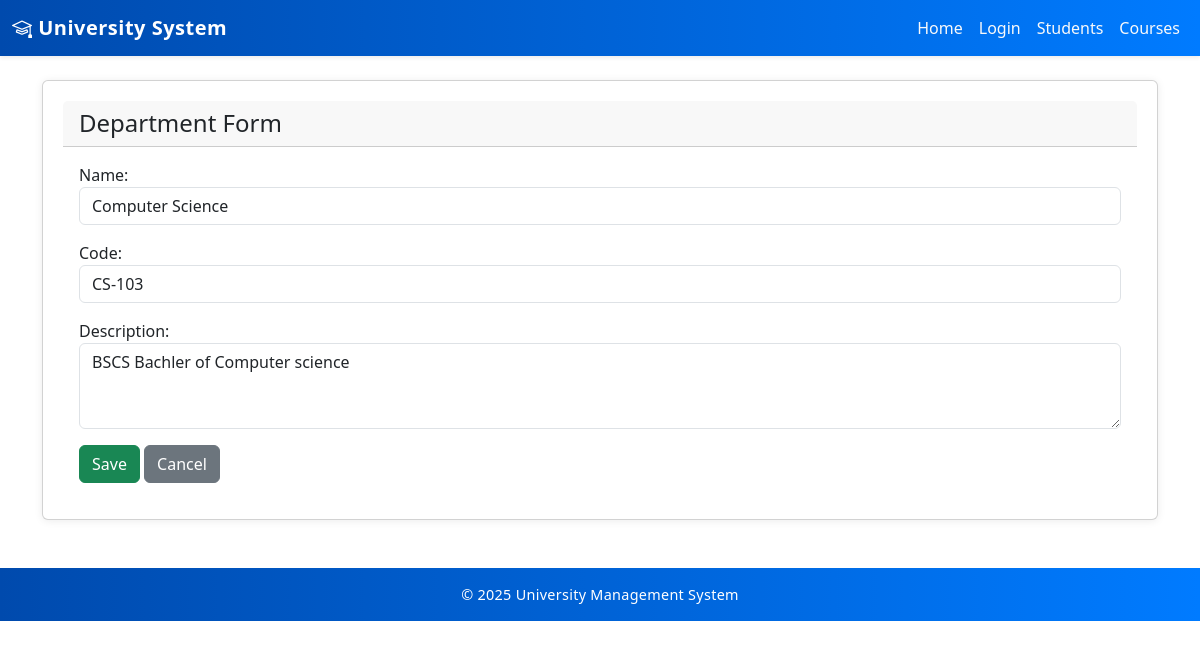
Page /departments/1/edit/ on the committed database.
### core/models.py (models this page shows, shortened)
class Department(models.Model):
    name = models.CharField(max_length=100, unique=True)
    code = models.CharField(max_length=20, unique=True)
    description = models.TextField(blank=True, null=True)

### core/views.py (the view)
# urls.py: path('departments/<int:pk>/edit/', views.department_edit, name='department_edit'),
def department_edit(request, pk):
    department = get_object_or_404(Department, pk=pk)
    if request.method == "POST":
        form = DepartmentForm(request.POST, instance=department)
        if form.is_valid():
            form.save()
            return redirect("department_list")
    else:
        form = DepartmentForm(instance=department)
    return render(request, "core/departments/form.html", {"form": form})

### core/forms.py
class DepartmentForm(forms.ModelForm):
    class Meta:
        model = Department
        fields = ['name', 'code', 'description']
        widgets = {
            'name': forms.TextInput(attrs={'class': 'form-control'}),
            'code': forms.TextInput(attrs={'class': 'form-control'}),
            'description': forms.Textarea(attrs={'class': 'form-control', 'rows': 3}),
        }

### templates/core/departments/form.html (shortened to what this page needs)
{% extends 'base.html' %}
{% block content %}
<div class="card">
  <div class="card-header">
    <h4 class="mb-0">Department Form</h4>
  </div>
  <div class="card-body">
    <form method="post">
      {{ form.as_p }}
      <button type="submit" class="btn btn-success">Save</button>
      <a href="{% url 'department_list' %}" class="btn btn-secondary">Cancel</a>
    </form>
  </div>
</div>
{% endblock %}

### static/css/style.css (style rules this page uses)
body { font-family: 'Poppins', sans-serif; background-color: #f4f6f9; color: #333; margin: 0; padding: 0; overflow-x: hidden; }
h1, h2, h3, h4, h5 { font-weight: 600; color: #003366; }
a { text-decoration: none; transition: 0.3s ease; }
.card { background: #fff; border-radius: 10px; padding: 20px; box-shadow: 0 1px 8px rgba(0, 0, 0, 0.08); transition: transform 0.3s; }

### static/css/admin.css (style rules this page uses)
.card { border-radius: 12px; transition: all 0.3s ease-in-out; }

### rows in the picture
Department: name "Computer Science", code "CS-103", description "BSCS Bachler of Computer science"
